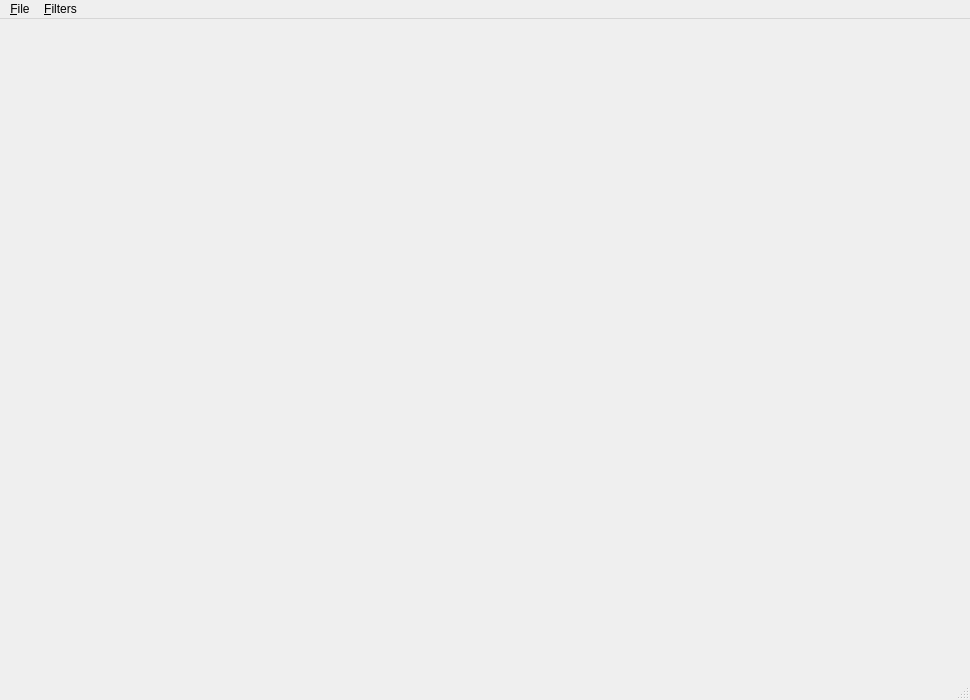
<?xml version="1.0" encoding="UTF-8"?>
<ui version="4.0">
 <class>myMainWindow</class>
 <widget class="QMainWindow" name="myMainWindow">
  <property name="geometry">
   <rect>
    <x>0</x>
    <y>0</y>
    <width>970</width>
    <height>700</height>
   </rect>
  </property>
  <property name="windowTitle">
   <string>MainWindow</string>
  </property>
  <widget class="QWidget" name="centralwidget">
   <layout class="QGridLayout" name="gridLayout">
    <property name="leftMargin">
     <number>0</number>
    </property>
    <property name="topMargin">
     <number>0</number>
    </property>
    <property name="rightMargin">
     <number>0</number>
    </property>
    <property name="bottomMargin">
     <number>0</number>
    </property>
    <item row="0" column="0">
     <widget class="pqViewManager" name="MultiViewManager" native="true"/>
    </item>
   </layout>
  </widget>
  <widget class="QMenuBar" name="menubar">
   <property name="geometry">
    <rect>
     <x>0</x>
     <y>0</y>
     <width>970</width>
     <height>29</height>
    </rect>
   </property>
   <widget class="QMenu" name="menu_File">
    <property name="title">
     <string>&amp;File</string>
    </property>
    <addaction name="actionOpen"/>
    <addaction name="actionExit"/>
   </widget>
   <widget class="QMenu" name="menuFilters">
    <property name="title">
     <string>&amp;Filters</string>
    </property>
   </widget>
   <addaction name="menu_File"/>
   <addaction name="menuFilters"/>
  </widget>
  <widget class="pqStatusBar" name="statusbar"/>
  <action name="actionOpen">
   <property name="text">
    <string>Open</string>
   </property>
  </action>
  <action name="actionExit">
   <property name="text">
    <string>Quit</string>
   </property>
  </action>
 </widget>
 <customwidgets>
  <customwidget>
   <class>pqStatusBar</class>
   <extends>QStatusBar</extends>
   <header>pqStatusBar.h</header>
  </customwidget>
  <customwidget>
   <class>pqViewManager</class>
   <extends>QWidget</extends>
   <header>pqViewManager.h</header>
   <container>1</container>
  </customwidget>
 </customwidgets>
 <resources/>
 <connections/>
</ui>
